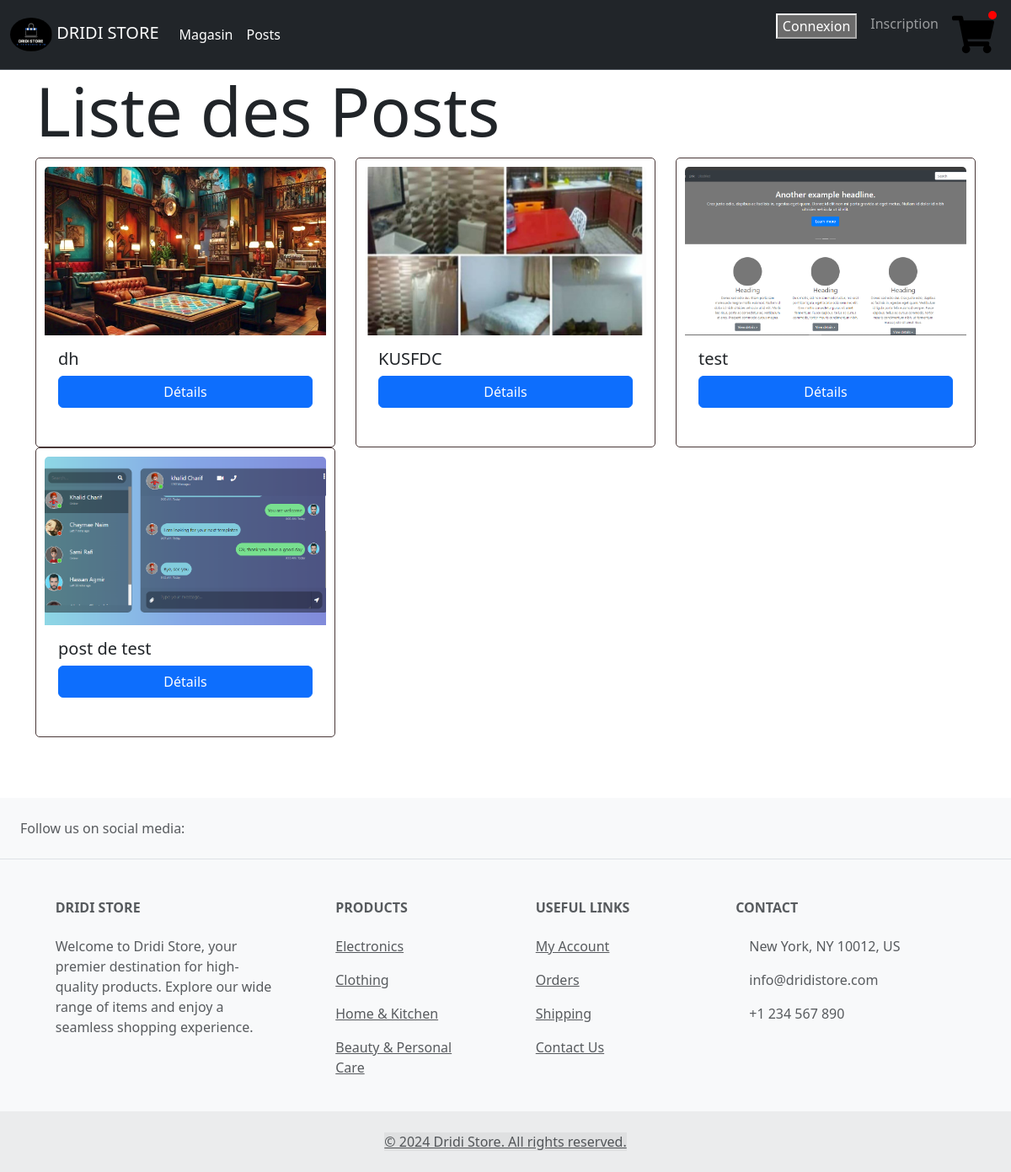
/blog/, run on an earlier commit of the app's database.
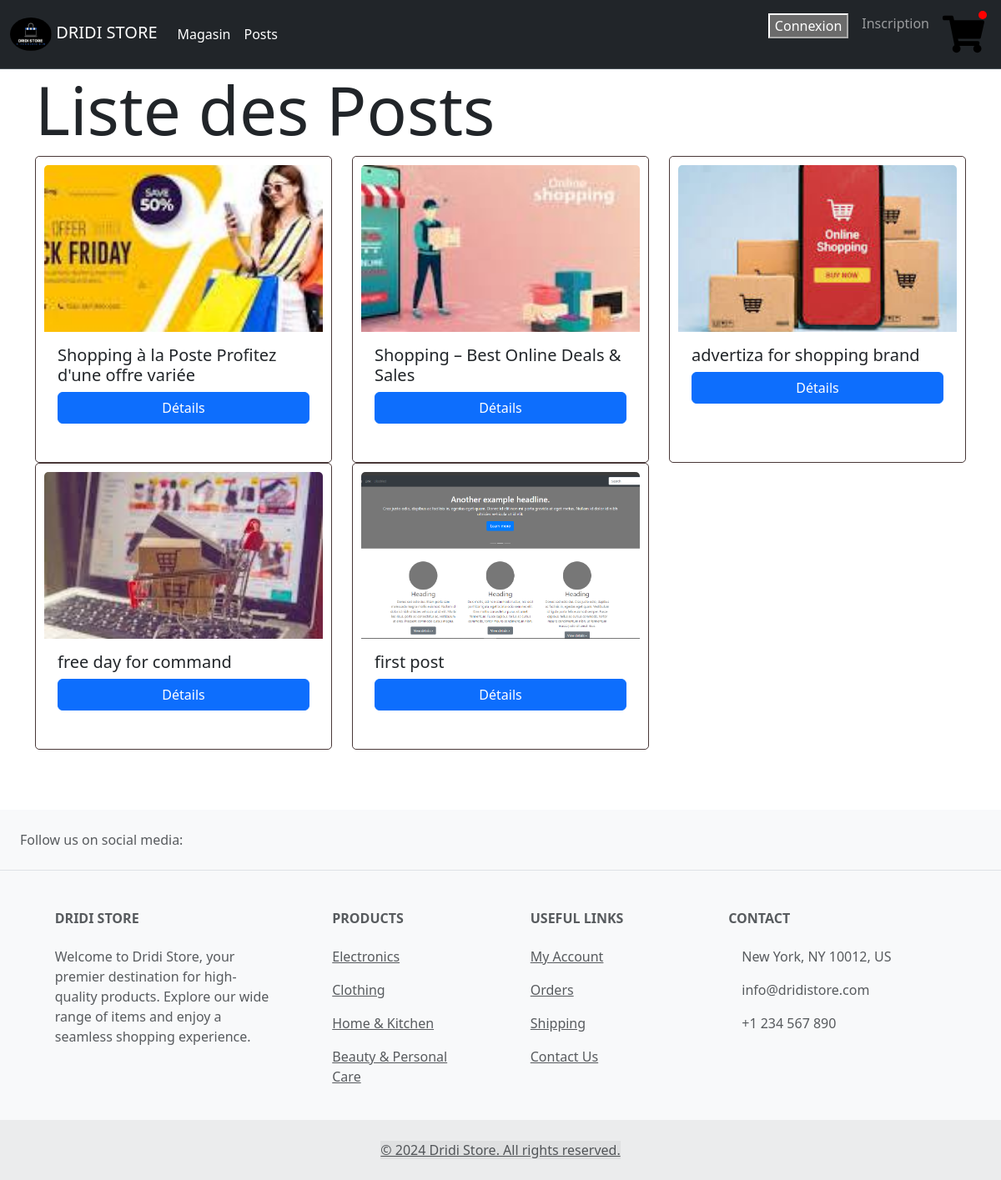
And on a later commit of the database.
### blog/models.py (models this page shows, shortened)
class Post(models.Model):
    title = models.CharField(max_length=200, unique=True)
    slug = models.SlugField(max_length=200, unique=True)
    author = models.ForeignKey(User, on_delete= models.CASCADE,related_name='blog_posts')
    updated_on = models.DateTimeField(auto_now= True)
    content = models.TextField()
    created_on = models.DateTimeField(auto_now_add=True)
    status = models.IntegerField(choices=STATUS, default=0)
    image=models.ImageField(upload_to='postImages/',blank=True)
    class Meta:
        ordering = ['-created_on']

### blog/views.py (the view)
# urls.py: path('', ListePosts.as_view(), name='liste_posts'),
class ListePosts(ListView):
    model = Post
    template_name = 'post/liste_posts.html'
    context_object_name = 'posts'

### templates/post/liste_posts.html (shortened to what this page needs)
{% extends "../base.html" %}
{% load static %}
{% block styles %}
<link rel="stylesheet" type="text/css" media="screen" href="{% static 'post/listPost.css' %}">
{% endblock styles %}
{% block content %}
<div class="container">
    <h1 class="display-1">Liste des Posts</h1>
    <div class="row">
        {% for post in posts %}
        <div class="col-md-4">
            <div class="card post-card">
                {% if post.image %}
                <img class="card-img-top" src="{{ post.image.url }}" alt="Post Image">
                {% endif %}
                <div class="card-body">
                    <h5 class="card-title">{{ post.title }}</h5>
                    <div class="d-grid gap-2">
                        <a href="{% url 'detail_post' post.pk %}" class="btn btn-primary">Détails</a>
                    </div>
                </div>
            </div>
        </div>
        {% endfor %}
    </div>
</div>
{% endblock %}

### templates/base.html (shortened to what this page needs)
{% load static %}
<!DOCTYPE html>
<html>
<head>
    <link href="https://cdn.jsdelivr.net/npm/bootstrap@5.3.3/dist/css/bootstrap.min.css" rel="stylesheet">
	{% block styles %} {% endblock %}
</head>
<body>
  <nav class="navbar navbar-expand-lg  border-bottom border-body bg-dark" data-bs-theme="dark">
    <div class="container-fluid">
      <a class="navbar-brand" href="/">
        <img src="{% static 'images/LOGO.png' %}" height="40"  alt="logo Image" style="border-radius: 50%;" />
        DRIDI STORE</a>
      <div class="collapse navbar-collapse" id="navbarSupportedContent">
        <ul class="navbar-nav me-auto mb-2 mb-lg-0">
          <li class="nav-item">
            <a class="nav-link active" aria-current="page" href="/magasin/">Magasin</a>
          </li>
          <li class="nav-item">
            <a class="nav-link active" aria-current="page" href="/blog/">Posts</a>
          </li>
        </ul>
        <ul class="navbar-nav ml-auto">
          {% if user.is_authenticated %}
          <li class="nav-item active">
          <a class="nav-link" href="#">{{user}},</a>
          </li>
         <form action=" {% url 'logout' %}" method="post">
          {% csrf_token %}
          <a class="nav-link">
          <button type="submit">Déconnexion</button>
          </a></form>
          {% else %}
          <form action="/" method="post">
            <a class="nav-link">
            <button type="submit">Connexion</button>
            </a></form>
          <li class="nav-item active">
          <a class="nav-link" href="/magasin/register/">Inscription</a>
          </li>
          {% endif %}
          <li class="nav-item active">
            <a class="nav-link" href="/magasin/panier">
              <span id="nbP">{% block nbr %} {% endblock %}</span>
            </a>
          </li>
          </ul>
      </div>
    </div>
  </nav>
	{% block content %} {% endblock %}
<br><br><br>
<footer class="text-center text-lg-start bg-body-tertiary text-muted">
  <section class="d-flex justify-content-center justify-content-lg-between p-4 border-bottom">
    <div class="me-5 d-none d-lg-block">
      <span>Follow us on social media:</span>
    </div>
    <div>
    </div>
  </section>
  <section class="">
    <div class="container text-center text-md-start mt-5">
      <div class="row mt-3">
        <div class="col-md-3 col-lg-4 col-xl-3 mx-auto mb-4">
          <h6 class="text-uppercase fw-bold mb-4">
            Dridi Store
          </h6>
          <p>
            Welcome to Dridi Store, your premier destination for high-quality products. Explore our wide range of items and enjoy a seamless shopping experience.
          </p>
        </div>
        <div class="col-md-2 col-lg-2 col-xl-2 mx-auto mb-4">
          <h6 class="text-uppercase fw-bold mb-4">
            Products
          </h6>
          <p>
            <a href="#!" class="text-reset">Electronics</a>
          </p>
          <p>
            <a href="#!" class="text-reset">Clothing</a>
          </p>
          <p>
            <a href="#!" class="text-reset">Home & Kitchen</a>
          </p>
          <p>
            <a href="#!" class="text-reset">Beauty & Personal Care</a>
          </p>
        </div>
        <div class="col-md-3 col-lg-2 col-xl-2 mx-auto mb-4">
          <h6 class="text-uppercase fw-bold mb-4">
            Useful links
          </h6>
          <p>
            <a href="#!" class="text-reset">My Account</a>
          </p>
          <p>
            <a href="#!" class="text-reset">Orders</a>
          </p>
          <p>
            <a href="#!" class="text-reset">Shipping</a>
          </p>
          <p>
            <a href="#!" class="text-reset">Contact Us</a>
          </p>
        </div>
        <div class="col-md-4 col-lg-3 col-xl-3 mx-auto mb-md-0 mb-4">
          <h6 class="text-uppercase fw-bold mb-4">Contact</h6>
          <p> New York, NY 10012, US</p>
          <p>
            info@dridistore.com
          </p>
          <p> +1 234 567 890</p>
        </div>
      </div>
    </div>
  </section>
  <div class="text-center p-4" style="background-color: rgba(0, 0, 0, 0.05);">
    <a href="mailto:wassimdridi724@gmail.com" style="background-color: rgba(0, 0, 0, 0.05) " class="text-muted">© 2024 Dridi Store. All rights reserved.</a>
  </div>
</footer>
</body>
</html>

### static/post/listPost.css (style rules this page uses)
.post-card { border: 1px solid #493838; border-radius: 5px; padding: 10px; margin-bottom: 20px; }
.post-card img { max-width: 100%; height: auto; }

### templates/base.html (style rules this page uses)
.nav-link { position: relative; display: inline-block; }
#nbP { position: absolute; top: 5px; right: 5px; background-color: red; color: white; padding: 5px; border-radius: 50%; }
svg { height: 50px; width: 50px; }

### templates/post/liste_posts.html (style rules this page uses)
.post-card { height: 100%; }
.post-card .card-img-top { object-fit: cover; height: 200px; }

What changed in the data, as far as the page shows it:
removed Post: image (picture), title "dh"
removed Post: image (picture), title "KUSFDC"
removed Post: image (picture), title "test"
removed Post: image (picture), title "post de test"
added Post: image (picture), title "Shopping à la Poste Profitez d'une offre variée"
added Post: image (picture), title "Shopping – Best Online Deals & Sales"
added Post: image (picture), title "advertiza for shopping brand"
added Post: image (picture), title "free day for command"
added Post: image (picture), title "first post"
